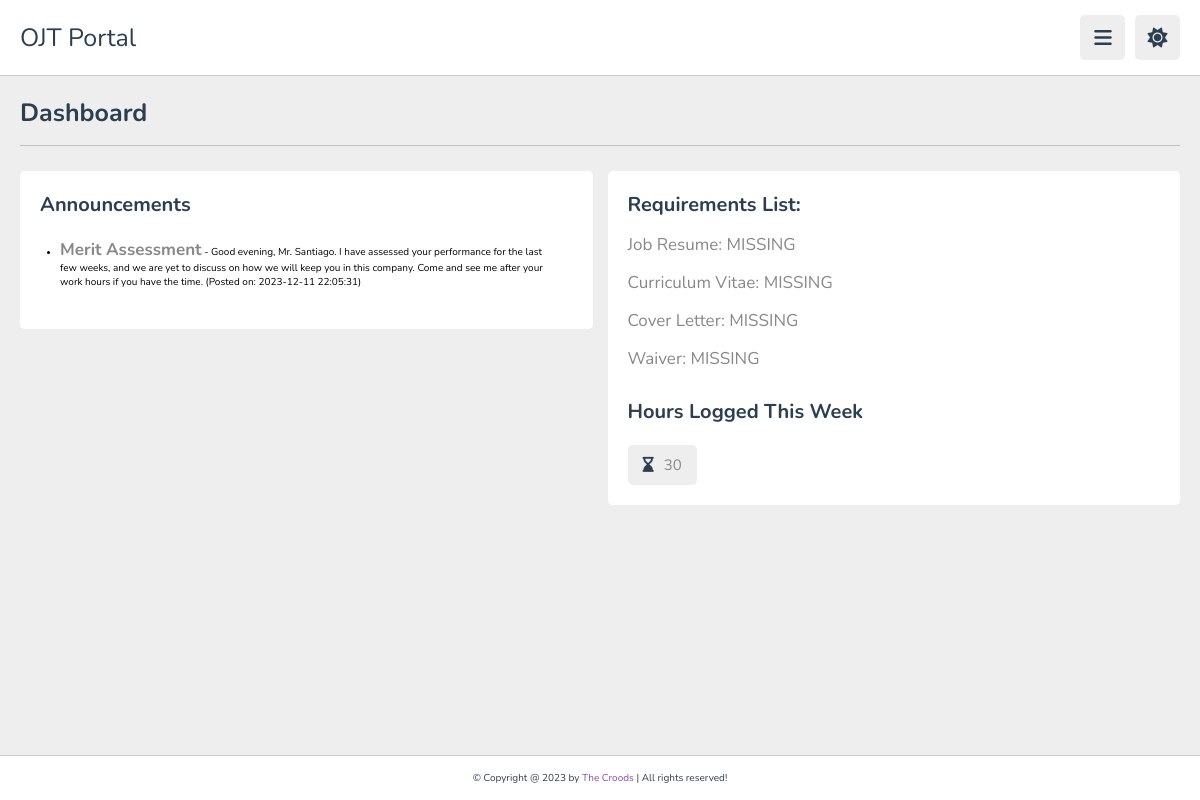
/student/index.php (signed in), run on the app's committed database.
### tables this page shows
CREATE TABLE IF NOT EXISTS `announcements` (
  `announcementId` int NOT NULL AUTO_INCREMENT,
  `teacherId` int NOT NULL,
  `title` varchar(255) NOT NULL,
  `message` text NOT NULL,
  `datePosted` datetime NOT NULL DEFAULT CURRENT_TIMESTAMP,
  PRIMARY KEY (`announcementId`),
  KEY `announcements_advisorId` (`teacherId`)
);

CREATE TABLE IF NOT EXISTS `status` (
  `code` tinyint(1) NOT NULL,
  `status` varchar(15) NOT NULL,
  PRIMARY KEY (`code`)
);

CREATE TABLE IF NOT EXISTS `reports` (
  `reportId` int NOT NULL AUTO_INCREMENT,
  `studentId` int NOT NULL,
  `weekNum` int NOT NULL,
  `hoursWorked` int NOT NULL,
  `demerit` int DEFAULT NULL,
  `reportFile` varchar(255) NOT NULL,
  `submittedAt` timestamp NOT NULL DEFAULT CURRENT_TIMESTAMP,
  `comment` text NOT NULL,
  `status` tinyint(1) NOT NULL DEFAULT '0',
  PRIMARY KEY (`reportId`),
  KEY `userId_reports` (`studentId`),
  KEY `report_status` (`status`)
);

### student/index.php (the view, shortened to what this page needs)
<?php
   require("../database/database.php");
   $currentWeekNum = 1;
   $userId = $_SESSION['userID'];
    $hoursQuery = $db->prepare("SELECT hoursWorked FROM reports WHERE studentId =
    (SELECT studentId FROM student WHERE userId = ?) AND weekNum = ?");
    $hoursQuery->bind_param("ii", $userId, $currentWeekNum);
    $hoursQuery->execute();
    $hoursResult = $hoursQuery->get_result();
    if ($hoursResult->num_rows > 0) {
        $hoursRow = $hoursResult->fetch_assoc();
        $hoursWorked = $hoursRow['hoursWorked'];
    } else {
        $hoursWorked = "No data found";
    }
   $announcementsQuery = $db->prepare("SELECT a.title, a.message, a.datePosted
   FROM announcements AS a
   JOIN teacher AS tea ON a.teacherId = tea.teacherId
   JOIN internship AS i ON tea.teacherId = i.teacherId
   JOIN student AS s ON i.studentId = s.studentId
   WHERE s.userId = ?
   ORDER BY a.datePosted DESC
   ");
   $announcementsQuery->bind_param("i", $userId);
   $announcementsQuery->execute();
   $announcementsResult = $announcementsQuery->get_result();
   $jobResumeStatusQuery = $db->prepare("SELECT s.status
      FROM requirements AS r
      JOIN status AS s ON r.jobResume = s.code
      WHERE r.studentId = (SELECT studentId FROM student WHERE userId = ?)");
   $jobResumeStatusQuery->bind_param("i", $userId);
   $jobResumeStatusQuery->execute();
   $jobResumeStatusResult = $jobResumeStatusQuery->get_result();
   if ($jobResumeStatusResult->num_rows > 0) {
      $jobResumeStatusRow = $jobResumeStatusResult->fetch_assoc();
      $jobResumeStatus = $jobResumeStatusRow['status'];
   } else {
      $jobResumeStatus = "No data found";
   }
   $curriVitaeStatusQuery = $db->prepare("SELECT s.status
      FROM requirements AS r
      JOIN status AS s ON r.curriVitae = s.code
      WHERE r.studentId = (SELECT studentId FROM student WHERE userId = ?)");
   $curriVitaeStatusQuery->bind_param("i", $userId);
   $curriVitaeStatusQuery->execute();
   $curriVitaeStatusResult = $curriVitaeStatusQuery->get_result();
   if ($curriVitaeStatusResult->num_rows > 0) {
      $curriVitaeStatusRow = $curriVitaeStatusResult->fetch_assoc();
      $curriVitaeStatus = $curriVitaeStatusRow['status'];
   } else {
      $curriVitaeStatus = "No data found";
   }
   $coverLetterStatusQuery = $db->prepare("SELECT s.status
    FROM requirements AS r
    JOIN status AS s ON r.coverLetter = s.code
    WHERE r.studentId = (SELECT studentId FROM student WHERE userId = ?)");
   $coverLetterStatusQuery->bind_param("i", $userId);
   $coverLetterStatusQuery->execute();
   $coverLetterStatusResult = $coverLetterStatusQuery->get_result();
   if ($coverLetterStatusResult->num_rows > 0) {
      $coverLetterStatusRow = $coverLetterStatusResult->fetch_assoc();
      $coverLetterStatus = $coverLetterStatusRow['status'];
   } else {
      $coverLetterStatus = "No data found";
   }
   $moaStatusQuery = $db->prepare("SELECT s.status
   FROM requirements AS r
   JOIN status AS s ON r.moa = s.code
   WHERE r.studentId = (SELECT studentId FROM student WHERE userId = ?)");
   $moaStatusQuery->bind_param("i", $userId);
   $moaStatusQuery->execute();
   $moaStatusResult = $moaStatusQuery->get_result();
   if ($moaStatusResult->num_rows > 0) {
      $moaStatusRow = $moaStatusResult->fetch_assoc();
      $moaStatus = $moaStatusRow['status'];
   } else {
      $moaStatus = "No data found";
   }
   $medCertStatusQuery = $db->prepare("SELECT s.status
    FROM requirements AS r
    JOIN status AS s ON r.medCert = s.code
    WHERE r.studentId = (SELECT studentId FROM student WHERE userId = ?)");
   $medCertStatusQuery->bind_param("i", $userId);
   $medCertStatusQuery->execute();
   $medCertStatusResult = $medCertStatusQuery->get_result();
   if ($medCertStatusResult->num_rows > 0) {
      $medCertStatusRow = $medCertStatusResult->fetch_assoc();
      $medCertStatus = $medCertStatusRow['status'];
   } else {
      $medCertStatus = "No data found";
   }
   $waiverStatusQuery = $db->prepare("SELECT s.status
    FROM requirements AS r
    JOIN status AS s ON r.waiver = s.code
    WHERE r.studentId = (SELECT studentId FROM student WHERE userId = ?)");
   $waiverStatusQuery->bind_param("i", $userId);
   $waiverStatusQuery->execute();
   $waiverStatusResult = $waiverStatusQuery->get_result();
   if ($waiverStatusResult->num_rows > 0) {
      $waiverStatusRow = $waiverStatusResult->fetch_assoc();
      $waiverStatus = $waiverStatusRow['status'];
   } else {
      $waiverStatus = "No data found";
   }
   $allApprovedOrReviewing = true;
   $requirements = [
        'jobResume' => $jobResumeStatus,
        'curriVitae' => $curriVitaeStatus,
        'coverLetter' => $coverLetterStatus,
        'moa' => $moaStatus,
        'medCert' => $medCertStatus,
        'waiver' => $waiverStatus
    ];
    foreach ($requirements as $status) {
        if ($status !== 'APPROVED' && $status !== 'REVIEWING') {
            $allApprovedOrReviewing = false;
            break;
        }
    }
?>
<!DOCTYPE html>
<html lang="en">
<head>
   <link rel="stylesheet" href="https://cdnjs.cloudflare.com/ajax/libs/font-awesome/6.1.2/css/all.min.css">
   <link rel="stylesheet" href="../public/css/style.css">
</head>
<body>
<header class="header">
   <section class="flex">
      <a href="index.php" class="logo">OJT Portal</a>
      <div class="icons">
         <div id="menu-btn" class="fas fa-bars"></div>
         <div id="toggle-btn" class="fas fa-sun"></div>
      </div>
   </section>
</header>
<section class="home-grid">
   <h1 class="heading">Dashboard</h1>
   <div class="box-container">
      <div class="rectangle">
         <h3 class="title">Announcements</h3>
         <?php
         if ($announcementsResult->num_rows > 0) {
            echo "<div class='box'><ul>";
            while($row = $announcementsResult->fetch_assoc()) {
               echo "<li><strong class='requirements'>" . htmlspecialchars($row['title']) . "</strong> - " . htmlspecialchars($row['message']) . " (Posted on: " . htmlspecialchars($row['datePosted']) . ")</li>";
            }
            echo "</ul></div>";
         } else {
            echo "<div class='box'><p class='requirements'>No announcements found.</p></div>";
         }
         ?>
      </div>
      <div class="box">
      <?php if (!$allApprovedOrReviewing): ?>
         <h3 class="title">Requirements List:</h3>
         <?php if ($requirements['jobResume'] !== 'APPROVED' && $requirements['jobResume'] !== 'REVIEWING'): ?>
            <p class="requirements">Job Resume: <span> <?php echo $requirements['jobResume'] ?></span></p>
         <?php endif; ?>
         <?php if ($requirements['curriVitae'] !== 'APPROVED' && $requirements['curriVitae'] !== 'REVIEWING'): ?>
            <p class="requirements">Curriculum Vitae: <span> <?php echo $requirements['curriVitae'] ?> </span></p>
         <?php endif; ?>
         <?php if ($requirements['coverLetter'] !== 'APPROVED' && $requirements['coverLetter'] !== 'REVIEWING'): ?>
            <p class="requirements">Cover Letter: <span> <?php echo $requirements['coverLetter'] ?> </span></p>
         <?php endif; ?>
         <?php if ($requirements['waiver'] !== 'APPROVED' && $requirements['waiver'] !== 'REVIEWING'): ?>
            <p class="requirements">Waiver: <span> <?php echo $requirements['waiver'] ?> </span></p>
         <?php endif; ?>
      <?php endif; ?>
         <br>
         <br>
         <h3 class="title">Hours Logged This Week</h3>
         <div class="flex">
         <a href="#"><i class="fa-solid fa-hourglass-end"></i><span><?php echo $hoursWorked; ?></span></a>
         </div>
      </div>
   </div>
</section>
<footer class="footer">
   &copy; Copyright @ 2023 by <span>The Croods</span> | All rights reserved!
</footer>
</body>
</html>

### public/css/style.css (style rules this page uses)
:root { --main-color:#8e44ad; --red:#e74c3c; --orange:#f39c12; --light-color:#888; --light-bg:#eee; --black:#2c3e50; --white:#fff; --border:.1rem solid rgba(0,0,0,.2); }
* { font-family: 'Nunito', sans-serif; margin:0; padding:0; box-sizing: border-box; outline: none; border:none; text-decoration: none; }
html { font-size: 62.5%; overflow-x: hidden; }
body { background-color: var(--light-bg); padding-left: 30rem; }
section { padding:2rem; margin: 0 auto; max-width: 1200px; }
.heading { font-size: 2.5rem; color:var(--black); margin-bottom: 2.5rem; border-bottom: var(--border); padding-bottom: 1.5rem; text-transform: capitalize; }
.header { position: sticky; top:0; left:0; right: 0; background-color: var(--white); z-index: 1000; border-bottom: var(--border); }
.header .flex { display: flex; align-items: center; justify-content: space-between; position: relative; padding: 1.5rem 2rem; }
.header .flex .logo { font-size: 2.5rem; color: var(--black); }
.header .flex .icons div { font-size: 2rem; color:var(--black); background-color: var(--light-bg); border-radius: .5rem; height: 4.5rem; width: 4.5rem; line-height: 4.5rem; cursor: pointer; text-align: center; margin-left: .7rem; }
.home-grid .box-container { display: grid; grid-template-columns: repeat(auto-fit, minmax(30rem, 1fr)); gap: 1.5rem; justify-content: center; align-items: flex-start; }
.home-grid .box-container .box { background-color: var(--white); border-radius: .5rem; padding:2rem; }
.home-grid .box-container .box .title { font-size: 2rem; color: var(--black); text-transform: capitalize; }
.home-grid .box-container .box .flex { display: flex; flex-wrap: wrap; gap: 1.5rem; margin-top: 2rem; }
.home-grid .box-container .rectangle { background-color: var(--white); border-radius: .5rem; padding: 2rem; width: 60rem; height: 46; max-width: 100%; }
.home-grid .box-container .rectangle .title { font-size: 2rem; color: var(--black); text-transform: capitalize; }
.home-grid .box-container .flex a { background-color: var(--light-bg); border-radius: .5rem; padding: 1rem 1.5rem; font-size: 1.5rem; }
.home-grid .box-container .flex a i { margin-right: 1rem; color:var(--black); }
.home-grid .box-container .flex a span { color:var(--light-color); }
.home-grid .box-container .requirements { color:var(--light-color); font-size: 1.7rem; margin-top: 1.5rem; }
a { text-decoration: none; color: var(--orange); }
.footer { background-color: var(--white); border-top: var(--border); position: fixed; bottom: 0; left: 0; right: 0; text-align: center; font-size: 1rem; padding:1.5rem 1rem; color:var(--black); margin-top: 1rem; z-index: 1000; }
.footer span { color:var(--main-color); }
section.reports, section.home-grid { min-height: 650px; height: 700px; }
@media (max-width:1200px) { body { padding-left: 0; } }

### data on the page
announcements: title "Merit Assessment", message "Good evening, Mr. Santiago. I have assessed your performance for the last few weeks, and we are yet to discuss on how we will keep you in this company. Come and see me after your work hours if you have the time.", datePosted "2023-12-11 22:05:31"
status: status "MISSING"
reports: hoursWorked "30"
